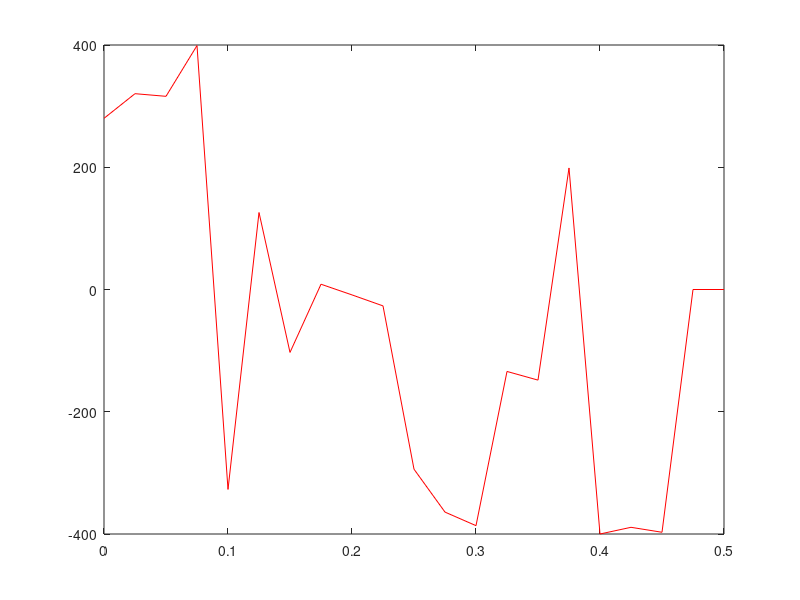
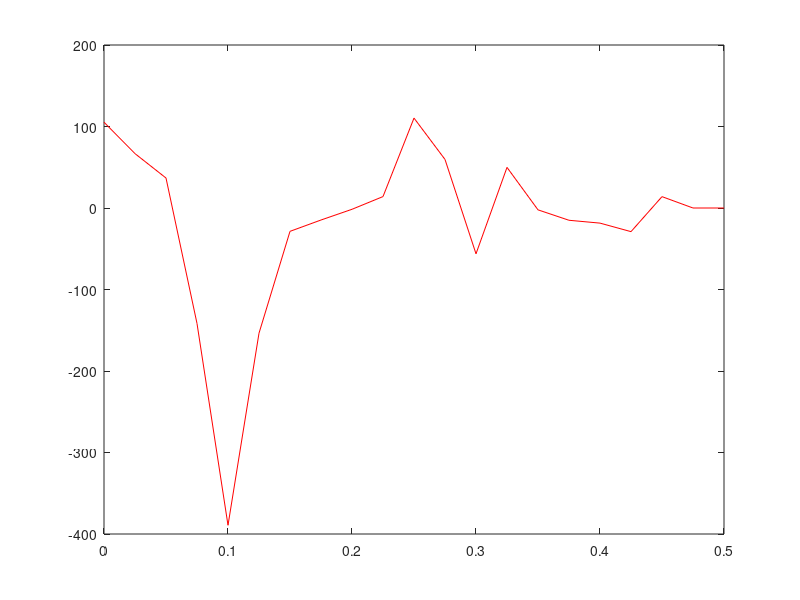

These figures' MATLAB source, in order:
% clear all;
load('tests/test2.mat')
t=0:0.025:0.5;
figure(1)
plot(t,control(:,1),'r')
figure(2)
plot(t,control(:,2),'r')